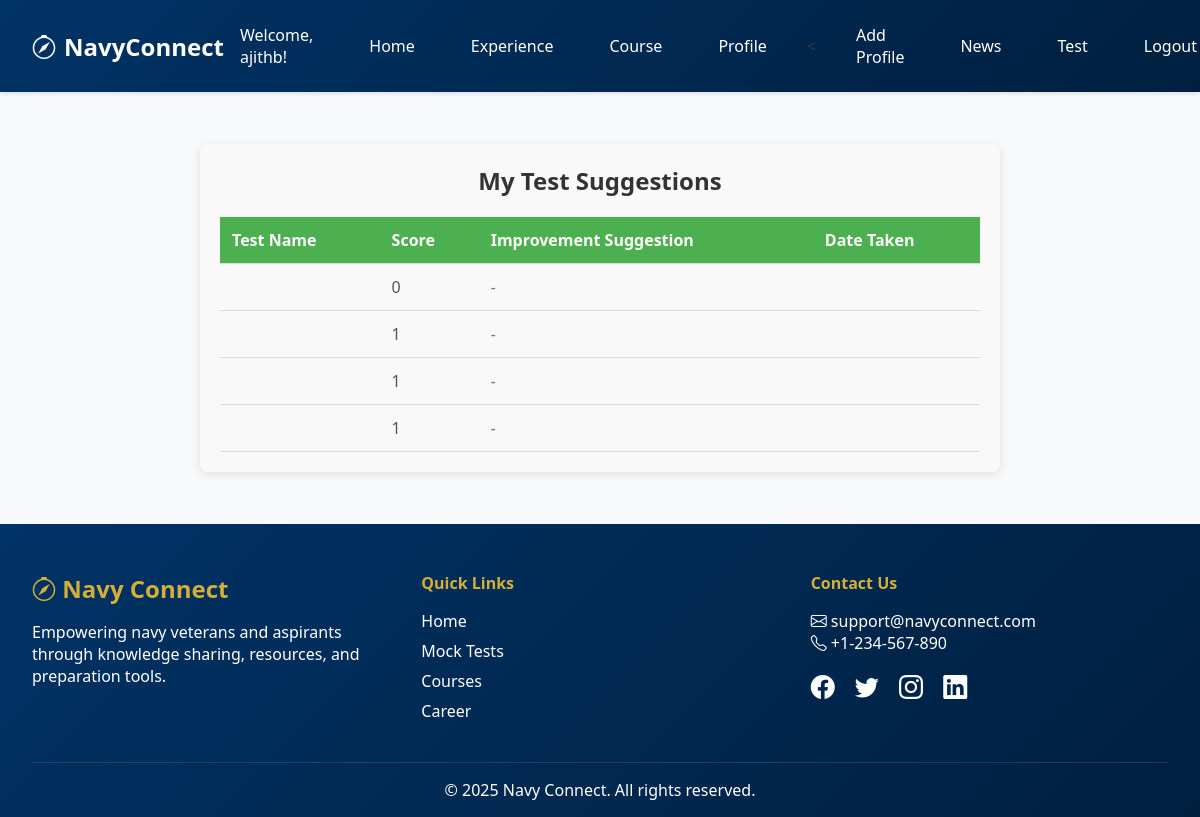
Page /my-suggestions/ (signed in) on the committed database.
### core/models.py (models this page shows, shortened)
class CustomUser(AbstractUser):
    ROLE_CHOICES = [
        ('admin', 'Admin'),
        ('veteran', 'Veteran'),
        ('aspirant', 'Aspirant'),
    ]
    role = models.CharField(max_length=10, choices=ROLE_CHOICES, default='aspirant')

class UserResponse(models.Model):
    question = models.ForeignKey(Question, on_delete=models.CASCADE, default=True)
    user = models.ForeignKey(settings.AUTH_USER_MODEL, on_delete=models.CASCADE)
    test = models.ForeignKey(MockTest, on_delete=models.CASCADE)
    score = models.IntegerField()
    responses = models.JSONField(default=dict)  # Store selected options as a dictionary
    improvement_suggestion = models.TextField(blank=True, null=True)  # ➡️ Add this line!

### core/views.py (the view)
# urls.py: path('my-suggestions/', views.user_suggestions, name='user_suggestions'),
@login_required
def user_suggestions(request):
    user_responses = UserResponse.objects.filter(user=request.user).order_by('-id')
    return render(request, 'user_suggestions.html', {'results': user_responses})

### core/templates/user_suggestions.html (shortened to what this page needs)
{% extends 'base.html' %}
{% block content %}
<div class="suggestions-container">
    <h2>My Test Suggestions</h2>
    <table>
        <thead>
            <tr>
                <th>Test Name</th>
                <th>Score</th>
                <th>Improvement Suggestion</th>
                <th>Date Taken</th>
            </tr>
        </thead>
        <tbody>
            {% for result in results %}
            <tr>
                <td>{{ result.test.title }}</td>
                <td>{{ result.score }}</td>
                <td>
    {% if result.improvement_suggestion %}
        {{ result.improvement_suggestion }}
    {% else %}
        -
    {% endif %}
</td>
                <td>{{ result.timestamp }}</td>
            </tr>
            {% empty %}
            <tr>
                <td colspan="4">No test results available.</td>
            </tr>
            {% endfor %}
        </tbody>
    </table>
</div>
{% endblock %}

### core/templates/base.html (shortened to what this page needs)
<!DOCTYPE html>
<html lang="en">
<head>
  <link href="https://cdnjs.cloudflare.com/ajax/libs/bootstrap-icons/1.11.1/font/bootstrap-icons.min.css" rel="stylesheet">
</head>
<body>
  <nav class="navbar">
    <div class="container">
      <a href="{% url 'home' %}" class="brand">
        <i class="bi bi-compass"></i>
        NavyConnect
      </a>
      <div class="links">
        {% if user.is_authenticated %}
          <span>Welcome, {{ user.username }}!</span>
          <a href="{% url 'home' %}">Home</a>
          {% if user.role == 'veteran' %}
            <a href="{% url 'veteran_experiences' %}"> Experience</a>
            <a href="{% url 'create_course' %}"> Course</a>
            <a href="{% url 'view_profile' %}">Profile</a>
            <<a href="{% url 'veteran_profile' %}"> Add Profile</a>
            <a href="{% url 'news_list' %}">News</a>
            <a href="{% url 'create_mock_test' %}">Test</a>
            <a href="{% url 'logout' %}">Logout</a>
          {% else %}
          <a href="{% url 'login' %}">Login</a>
          <a href="{% url 'signup' %}">Signup</a>
          {% endif %}
        {% endif %}
      </div>
    </div>
  </nav>
  <main class="content">
    {% block content %}
    {% endblock %}
  </main>
  <footer class="footer">
    <div class="footer-container">
      <div class="footer-brand">
        <h3><i class="bi bi-compass"></i> Navy Connect</h3>
        <p>Empowering navy veterans and aspirants through knowledge sharing, resources, and preparation tools.</p>
      </div>
      <div class="footer-links">
        <h4>Quick Links</h4>
        <ul>
          <li><a href="{% url 'home' %}">Home</a></li>
          <li><a href="{% url 'mock_test_list' %}">Mock Tests</a></li>
          <li><a href="{% url 'view_course' %}">Courses</a></li>
          <li><a href="{% url 'job_list' %}">Career</a></li>
        </ul>
      </div>
      <div class="footer-contact">
        <h4>Contact Us</h4>
        <p><i class="bi bi-envelope"></i> support@navyconnect.com</p>
        <p><i class="bi bi-telephone"></i> +1-234-567-890</p>
        <div class="footer-socials">
          <a href="#"><i class="bi bi-facebook"></i></a>
          <a href="#"><i class="bi bi-twitter"></i></a>
          <a href="#"><i class="bi bi-instagram"></i></a>
          <a href="#"><i class="bi bi-linkedin"></i></a>
        </div>
      </div>
    </div>
    <div class="footer-bottom">
      <p>&copy; 2025 Navy Connect. All rights reserved.</p>
    </div>
  </footer>
</body>
</html>

### core/templates/base.html (style rules this page uses)
:root { --navy-blue: #003366; --gold: #d4af37; --light-gray: #f8f9fa; --dark-gray: #343a40; --white: #ffffff; --transition: all 0.3s ease; }
* { margin: 0; padding: 0; box-sizing: border-box; }
body { font-family: 'Segoe UI', Arial, sans-serif; background-color: var(--light-gray); color: var(--dark-gray); min-height: 100vh; display: flex; flex-direction: column; }
.navbar { background: linear-gradient(135deg, var(--navy-blue), #001f3f); padding: 1rem 2rem; box-shadow: 0 2px 4px rgba(0,0,0,0.1); position: sticky; top: 0; z-index: 1000; }
.container { max-width: 1200px; margin: 0 auto; display: flex; justify-content: space-between; }
.brand { font-size: 1.5rem; font-weight: 700; color: var(--white); text-decoration: none; display: flex; align-items: center; gap: 0.5rem; }
.links { display: flex; align-items: center; gap: 1.5rem; }
.links a, .links span { color: var(--white); text-decoration: none; padding: 0.5rem 1rem; border-radius: 4px; transition: var(--transition); }
.content { flex: 1; padding: 2rem; max-width: 1200px; margin: 0 auto; width: 100%; }
.footer { background: linear-gradient(135deg, var(--navy-blue), #001f3f); color: var(--white); padding: 3rem 2rem 1rem; margin-top: auto; }
.footer-container { display: flex; flex-wrap: wrap; justify-content: space-between; gap: 2rem; max-width: 1200px; margin: 0 auto; }
.footer-brand { flex: 1; min-width: 250px; }
.footer-brand h3 { color: var(--gold); font-size: 1.5rem; margin-bottom: 1rem; }
.footer-links, .footer-contact { flex: 1; min-width: 200px; }
.footer-links h4, .footer-contact h4 { color: var(--gold); margin-bottom: 1rem; }
.footer-links ul { list-style: none; }
.footer-links li { margin: 0.5rem 0; }
.footer-links a { color: var(--white); text-decoration: none; transition: var(--transition); }
.footer-socials { margin-top: 1rem; }
.footer-socials a { color: var(--white); font-size: 1.5rem; margin-right: 1rem; transition: var(--transition); }
.footer-bottom { text-align: center; margin-top: 2rem; padding-top: 1rem; border-top: 1px solid rgba(255,255,255,0.1); }

### core/templates/user_suggestions.html (style rules this page uses)
.suggestions-container { max-width: 800px; margin: 20px auto; padding: 20px; background-color: #f9f9f9; border-radius: 8px; box-shadow: 0 2px 10px rgba(0, 0, 0, 0.1); }
h2 { text-align: center; color: #333; margin-bottom: 20px; }
table { width: 100%; border-collapse: collapse; margin-top: 10px; }
th, td { padding: 12px; text-align: left; border-bottom: 1px solid #ddd; }
th { background-color: #4CAF50; color: white; }
td { color: #555; }
td:nth-child(3) { font-style: italic; color: #777; }

### rows in the picture
CustomUser: username "ajithb"
UserResponse: score "0"
UserResponse: score "1"
UserResponse: score "1"
UserResponse: score "1"
